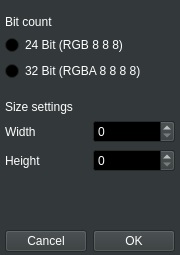
<?xml version="1.0" encoding="UTF-8"?>
<ui version="4.0">
 <class>NewFileDialog</class>
 <widget class="QWidget" name="NewFileDialog">
  <property name="windowModality">
   <enum>Qt::WindowModal</enum>
  </property>
  <property name="geometry">
   <rect>
    <x>0</x>
    <y>0</y>
    <width>180</width>
    <height>255</height>
   </rect>
  </property>
  <property name="sizePolicy">
   <sizepolicy hsizetype="Fixed" vsizetype="Fixed">
    <horstretch>0</horstretch>
    <verstretch>0</verstretch>
   </sizepolicy>
  </property>
  <property name="palette">
   <palette>
    <active>
     <colorrole role="WindowText">
      <brush brushstyle="SolidPattern">
       <color alpha="255">
        <red>255</red>
        <green>255</green>
        <blue>255</blue>
       </color>
      </brush>
     </colorrole>
     <colorrole role="Button">
      <brush brushstyle="SolidPattern">
       <color alpha="255">
        <red>51</red>
        <green>57</green>
        <blue>58</blue>
       </color>
      </brush>
     </colorrole>
     <colorrole role="Light">
      <brush brushstyle="SolidPattern">
       <color alpha="255">
        <red>77</red>
        <green>85</green>
        <blue>88</blue>
       </color>
      </brush>
     </colorrole>
     <colorrole role="Midlight">
      <brush brushstyle="SolidPattern">
       <color alpha="255">
        <red>64</red>
        <green>71</green>
        <blue>73</blue>
       </color>
      </brush>
     </colorrole>
     <colorrole role="Dark">
      <brush brushstyle="SolidPattern">
       <color alpha="255">
        <red>25</red>
        <green>28</green>
        <blue>29</blue>
       </color>
      </brush>
     </colorrole>
     <colorrole role="Mid">
      <brush brushstyle="SolidPattern">
       <color alpha="255">
        <red>34</red>
        <green>38</green>
        <blue>39</blue>
       </color>
      </brush>
     </colorrole>
     <colorrole role="Text">
      <brush brushstyle="SolidPattern">
       <color alpha="255">
        <red>255</red>
        <green>255</green>
        <blue>255</blue>
       </color>
      </brush>
     </colorrole>
     <colorrole role="BrightText">
      <brush brushstyle="SolidPattern">
       <color alpha="255">
        <red>255</red>
        <green>255</green>
        <blue>255</blue>
       </color>
      </brush>
     </colorrole>
     <colorrole role="ButtonText">
      <brush brushstyle="SolidPattern">
       <color alpha="255">
        <red>255</red>
        <green>255</green>
        <blue>255</blue>
       </color>
      </brush>
     </colorrole>
     <colorrole role="Base">
      <brush brushstyle="SolidPattern">
       <color alpha="255">
        <red>0</red>
        <green>0</green>
        <blue>0</blue>
       </color>
      </brush>
     </colorrole>
     <colorrole role="Window">
      <brush brushstyle="SolidPattern">
       <color alpha="255">
        <red>51</red>
        <green>57</green>
        <blue>58</blue>
       </color>
      </brush>
     </colorrole>
     <colorrole role="Shadow">
      <brush brushstyle="SolidPattern">
       <color alpha="255">
        <red>0</red>
        <green>0</green>
        <blue>0</blue>
       </color>
      </brush>
     </colorrole>
     <colorrole role="AlternateBase">
      <brush brushstyle="SolidPattern">
       <color alpha="255">
        <red>25</red>
        <green>28</green>
        <blue>29</blue>
       </color>
      </brush>
     </colorrole>
     <colorrole role="ToolTipBase">
      <brush brushstyle="SolidPattern">
       <color alpha="255">
        <red>255</red>
        <green>255</green>
        <blue>220</blue>
       </color>
      </brush>
     </colorrole>
     <colorrole role="ToolTipText">
      <brush brushstyle="SolidPattern">
       <color alpha="255">
        <red>0</red>
        <green>0</green>
        <blue>0</blue>
       </color>
      </brush>
     </colorrole>
    </active>
    <inactive>
     <colorrole role="WindowText">
      <brush brushstyle="SolidPattern">
       <color alpha="255">
        <red>255</red>
        <green>255</green>
        <blue>255</blue>
       </color>
      </brush>
     </colorrole>
     <colorrole role="Button">
      <brush brushstyle="SolidPattern">
       <color alpha="255">
        <red>51</red>
        <green>57</green>
        <blue>58</blue>
       </color>
      </brush>
     </colorrole>
     <colorrole role="Light">
      <brush brushstyle="SolidPattern">
       <color alpha="255">
        <red>77</red>
        <green>85</green>
        <blue>88</blue>
       </color>
      </brush>
     </colorrole>
     <colorrole role="Midlight">
      <brush brushstyle="SolidPattern">
       <color alpha="255">
        <red>64</red>
        <green>71</green>
        <blue>73</blue>
       </color>
      </brush>
     </colorrole>
     <colorrole role="Dark">
      <brush brushstyle="SolidPattern">
       <color alpha="255">
        <red>25</red>
        <green>28</green>
        <blue>29</blue>
       </color>
      </brush>
     </colorrole>
     <colorrole role="Mid">
      <brush brushstyle="SolidPattern">
       <color alpha="255">
        <red>34</red>
        <green>38</green>
        <blue>39</blue>
       </color>
      </brush>
     </colorrole>
     <colorrole role="Text">
      <brush brushstyle="SolidPattern">
       <color alpha="255">
        <red>255</red>
        <green>255</green>
        <blue>255</blue>
       </color>
      </brush>
     </colorrole>
     <colorrole role="BrightText">
      <brush brushstyle="SolidPattern">
       <color alpha="255">
        <red>255</red>
        <green>255</green>
        <blue>255</blue>
       </color>
      </brush>
     </colorrole>
     <colorrole role="ButtonText">
      <brush brushstyle="SolidPattern">
       <color alpha="255">
        <red>255</red>
        <green>255</green>
        <blue>255</blue>
       </color>
      </brush>
     </colorrole>
     <colorrole role="Base">
      <brush brushstyle="SolidPattern">
       <color alpha="255">
        <red>0</red>
        <green>0</green>
        <blue>0</blue>
       </color>
      </brush>
     </colorrole>
     <colorrole role="Window">
      <brush brushstyle="SolidPattern">
       <color alpha="255">
        <red>51</red>
        <green>57</green>
        <blue>58</blue>
       </color>
      </brush>
     </colorrole>
     <colorrole role="Shadow">
      <brush brushstyle="SolidPattern">
       <color alpha="255">
        <red>0</red>
        <green>0</green>
        <blue>0</blue>
       </color>
      </brush>
     </colorrole>
     <colorrole role="AlternateBase">
      <brush brushstyle="SolidPattern">
       <color alpha="255">
        <red>25</red>
        <green>28</green>
        <blue>29</blue>
       </color>
      </brush>
     </colorrole>
     <colorrole role="ToolTipBase">
      <brush brushstyle="SolidPattern">
       <color alpha="255">
        <red>255</red>
        <green>255</green>
        <blue>220</blue>
       </color>
      </brush>
     </colorrole>
     <colorrole role="ToolTipText">
      <brush brushstyle="SolidPattern">
       <color alpha="255">
        <red>0</red>
        <green>0</green>
        <blue>0</blue>
       </color>
      </brush>
     </colorrole>
    </inactive>
    <disabled>
     <colorrole role="WindowText">
      <brush brushstyle="SolidPattern">
       <color alpha="255">
        <red>25</red>
        <green>28</green>
        <blue>29</blue>
       </color>
      </brush>
     </colorrole>
     <colorrole role="Button">
      <brush brushstyle="SolidPattern">
       <color alpha="255">
        <red>51</red>
        <green>57</green>
        <blue>58</blue>
       </color>
      </brush>
     </colorrole>
     <colorrole role="Light">
      <brush brushstyle="SolidPattern">
       <color alpha="255">
        <red>77</red>
        <green>85</green>
        <blue>88</blue>
       </color>
      </brush>
     </colorrole>
     <colorrole role="Midlight">
      <brush brushstyle="SolidPattern">
       <color alpha="255">
        <red>64</red>
        <green>71</green>
        <blue>73</blue>
       </color>
      </brush>
     </colorrole>
     <colorrole role="Dark">
      <brush brushstyle="SolidPattern">
       <color alpha="255">
        <red>25</red>
        <green>28</green>
        <blue>29</blue>
       </color>
      </brush>
     </colorrole>
     <colorrole role="Mid">
      <brush brushstyle="SolidPattern">
       <color alpha="255">
        <red>34</red>
        <green>38</green>
        <blue>39</blue>
       </color>
      </brush>
     </colorrole>
     <colorrole role="Text">
      <brush brushstyle="SolidPattern">
       <color alpha="255">
        <red>25</red>
        <green>28</green>
        <blue>29</blue>
       </color>
      </brush>
     </colorrole>
     <colorrole role="BrightText">
      <brush brushstyle="SolidPattern">
       <color alpha="255">
        <red>255</red>
        <green>255</green>
        <blue>255</blue>
       </color>
      </brush>
     </colorrole>
     <colorrole role="ButtonText">
      <brush brushstyle="SolidPattern">
       <color alpha="255">
        <red>25</red>
        <green>28</green>
        <blue>29</blue>
       </color>
      </brush>
     </colorrole>
     <colorrole role="Base">
      <brush brushstyle="SolidPattern">
       <color alpha="255">
        <red>51</red>
        <green>57</green>
        <blue>58</blue>
       </color>
      </brush>
     </colorrole>
     <colorrole role="Window">
      <brush brushstyle="SolidPattern">
       <color alpha="255">
        <red>51</red>
        <green>57</green>
        <blue>58</blue>
       </color>
      </brush>
     </colorrole>
     <colorrole role="Shadow">
      <brush brushstyle="SolidPattern">
       <color alpha="255">
        <red>0</red>
        <green>0</green>
        <blue>0</blue>
       </color>
      </brush>
     </colorrole>
     <colorrole role="AlternateBase">
      <brush brushstyle="SolidPattern">
       <color alpha="255">
        <red>51</red>
        <green>57</green>
        <blue>58</blue>
       </color>
      </brush>
     </colorrole>
     <colorrole role="ToolTipBase">
      <brush brushstyle="SolidPattern">
       <color alpha="255">
        <red>255</red>
        <green>255</green>
        <blue>220</blue>
       </color>
      </brush>
     </colorrole>
     <colorrole role="ToolTipText">
      <brush brushstyle="SolidPattern">
       <color alpha="255">
        <red>0</red>
        <green>0</green>
        <blue>0</blue>
       </color>
      </brush>
     </colorrole>
    </disabled>
   </palette>
  </property>
  <property name="windowTitle">
   <string>New File</string>
  </property>
  <widget class="QWidget" name="layoutWidget">
   <property name="geometry">
    <rect>
     <x>0</x>
     <y>10</y>
     <width>180</width>
     <height>247</height>
    </rect>
   </property>
   <layout class="QVBoxLayout" name="vertLay_5">
    <property name="leftMargin">
     <number>5</number>
    </property>
    <property name="topMargin">
     <number>5</number>
    </property>
    <property name="rightMargin">
     <number>5</number>
    </property>
    <property name="bottomMargin">
     <number>5</number>
    </property>
    <item>
     <layout class="QVBoxLayout" name="vertLay_3">
      <item>
       <layout class="QVBoxLayout" name="vertLay">
        <item>
         <widget class="QLabel" name="label">
          <property name="text">
           <string>Bit count</string>
          </property>
         </widget>
        </item>
        <item>
         <widget class="QRadioButton" name="radioButton24Bit">
          <property name="text">
           <string>24 Bit (RGB 8 8 8)</string>
          </property>
         </widget>
        </item>
        <item>
         <widget class="QRadioButton" name="radioButton32Bit">
          <property name="text">
           <string>32 Bit (RGBA 8 8 8 8)</string>
          </property>
         </widget>
        </item>
       </layout>
      </item>
      <item>
       <spacer name="verticalSpacer">
        <property name="orientation">
         <enum>Qt::Vertical</enum>
        </property>
        <property name="sizeHint" stdset="0">
         <size>
          <width>20</width>
          <height>13</height>
         </size>
        </property>
       </spacer>
      </item>
      <item>
       <layout class="QVBoxLayout" name="vertLay_2">
        <item>
         <widget class="QLabel" name="label_2">
          <property name="text">
           <string>Size settings</string>
          </property>
         </widget>
        </item>
        <item>
         <layout class="QHBoxLayout" name="horzLay_2">
          <item>
           <widget class="QLabel" name="label_3">
            <property name="text">
             <string>Width</string>
            </property>
           </widget>
          </item>
          <item>
           <widget class="QSpinBox" name="spinBoxWidth"/>
          </item>
         </layout>
        </item>
        <item>
         <layout class="QHBoxLayout" name="horzLay_3">
          <item>
           <widget class="QLabel" name="label_4">
            <property name="text">
             <string>Height</string>
            </property>
           </widget>
          </item>
          <item>
           <widget class="QSpinBox" name="spinBoxHeight"/>
          </item>
         </layout>
        </item>
       </layout>
      </item>
     </layout>
    </item>
    <item>
     <layout class="QVBoxLayout" name="vertLay_4">
      <item>
       <spacer name="verticalSpacer_2">
        <property name="orientation">
         <enum>Qt::Vertical</enum>
        </property>
        <property name="sizeHint" stdset="0">
         <size>
          <width>20</width>
          <height>13</height>
         </size>
        </property>
       </spacer>
      </item>
      <item>
       <layout class="QHBoxLayout" name="horzLay">
        <item>
         <widget class="QPushButton" name="pushButtonCancel">
          <property name="text">
           <string>Cancel</string>
          </property>
         </widget>
        </item>
        <item>
         <widget class="QPushButton" name="pushButtonOK">
          <property name="text">
           <string>OK</string>
          </property>
         </widget>
        </item>
       </layout>
      </item>
     </layout>
    </item>
   </layout>
  </widget>
 </widget>
 <resources/>
 <connections/>
</ui>
